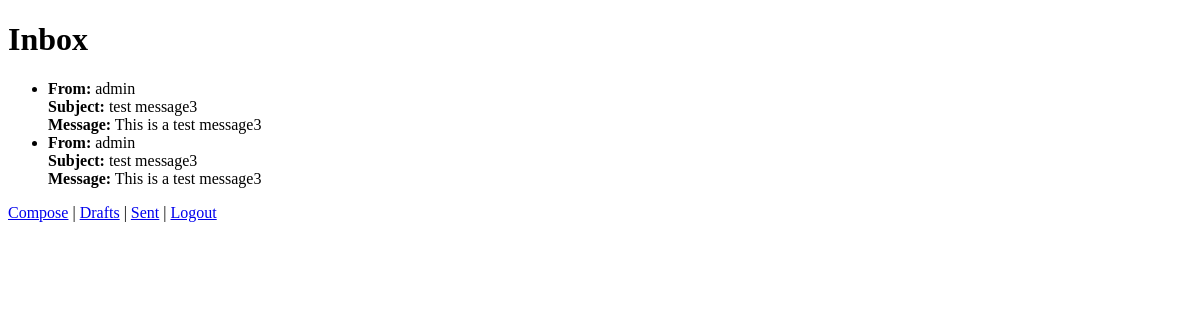
The app's page /inbox/ (signed in), older data.
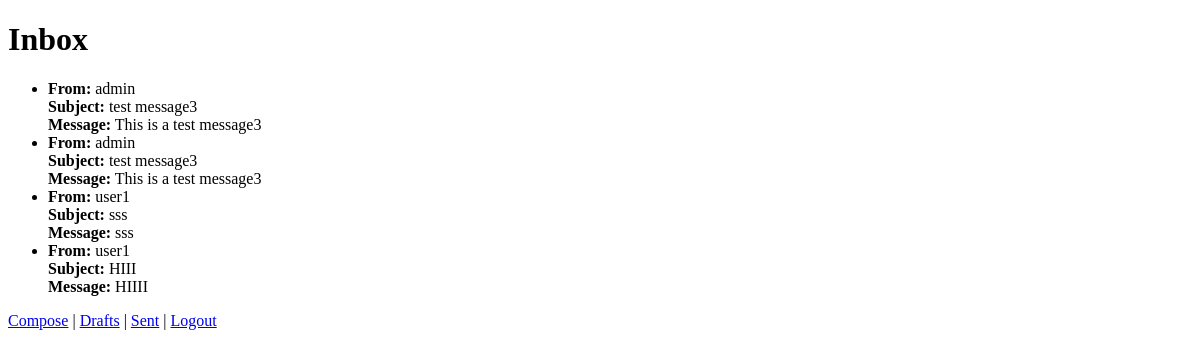
The same page, newer data.
### chat/models.py (models this page shows, shortened)
class Message(models.Model):
    sender = models.ForeignKey(User, related_name='sent_messages', on_delete=models.CASCADE)
    recipient = models.ForeignKey(User, related_name='received_messages', on_delete=models.CASCADE)
    subject = models.CharField(max_length=255)
    body = models.TextField()
    date_sent = models.DateTimeField(auto_now_add=True)

### chat/views.py (the view)
# urls.py: path('inbox/', views.inbox, name='inbox'),
@login_required
def inbox(request):
    user = request.user
    received_messages = Message.objects.filter(recipient=user)
    return render(request, 'inbox.html', {'messages': received_messages})

### chat/templates/inbox.html (shortened to what this page needs)
<!DOCTYPE html>
<html lang="en">
<head>
</head>
<body>
    <h1>Inbox</h1>
    <ul>
    {% for message in messages %}
        <li>
            <strong>From:</strong> {{ message.sender.username }}<br>
            <strong>Subject:</strong> {{ message.subject }}<br>
            <strong>Message:</strong> {{ message.body }}<br>
        </li>
    {% endfor %}
    </ul>
    <a href="{% url 'compose' %}">Compose</a> |
    <a href="{% url 'drafts' %}">Drafts</a> |
    <a href="{% url 'sent' %}">Sent</a> |
    <a href="{% url 'logout' %}">Logout</a>
</body>
</html>

Row changes from the older to the newer data that the page shows:
added Message: sender.username "user1", subject "sss", body "sss"
added Message: sender.username "user1", subject "HIII", body "HIIII"
